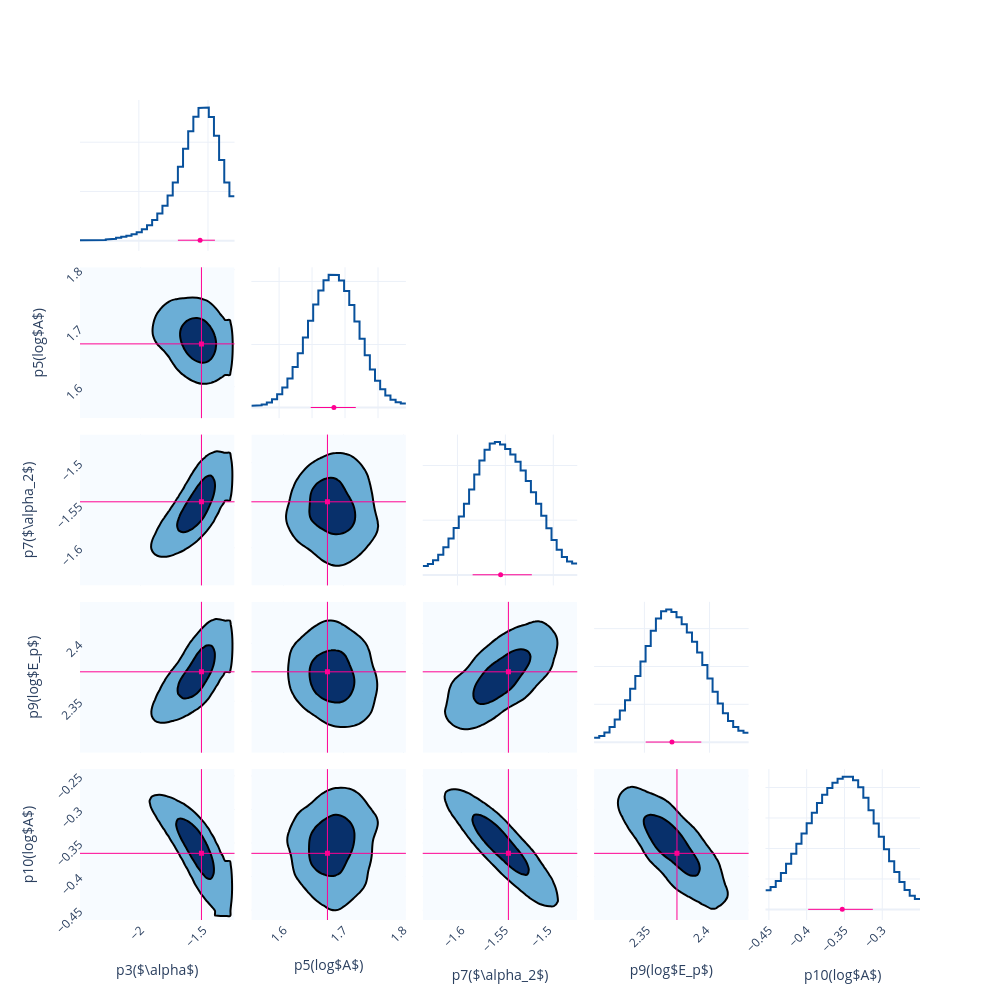

Here is the notebook cell this chart was saved with:
### Code cell
fig = Plot.post_corner(post, ploter='plotly')
fig.save(f'{savepath}/corner')

### Figure 1 — Plotly figure (JSON) as saved in the notebook; plotly's stock layout.template omitted (floating-point values rounded to 4 significant figures; data arrays with more than 128 entries replaced by an {"elided": "..."} marker saying what was removed)
{"data": [{"line": {"color": "#08519c", "width": 2}, "mode": "lines", "name": "p3($\\alpha$)", "showlegend": false, "type": "scatter", "x": [-2.426, -2.388, -2.388, -2.351, -2.351, -2.314, -2.314, -2.277, -2.277, -2.239, -2.239, -2.202, -2.202, -2.165, -2.165, -2.128, -2.128, -2.09, -2.09, -2.053, -2.053, -2.016, -2.016, -1.979, -1.979, -1.941, -1.941, -1.904, -1.904, -1.867, -1.867, -1.829, -1.829, -1.792, -1.792, -1.755, -1.755, -1.718, -1.718, -1.68, -1.68, -1.643, -1.643, -1.606, -1.606, -1.569, -1.569, -1.531, -1.531, -1.494, -1.494, -1.457, -1.457, -1.42, -1.42, -1.382, -1.382, -1.345, -1.345, -1.308], "xaxis": "x", "y": [0.006778, 0.006778, 0.006313, 0.006313, 0.006423, 0.006423, 0.008527, 0.008527, 0.01393, 0.01393, 0.02376, 0.02376, 0.03856, 0.03856, 0.05753, 0.05753, 0.07892, 0.07892, 0.1024, 0.1024, 0.1315, 0.1315, 0.1727, 0.1727, 0.2326, 0.2326, 0.3149, 0.3149, 0.4202, 0.4202, 0.5501, 0.5501, 0.7111, 0.7111, 0.9165, 0.9165, 1.18, 1.18, 1.503, 1.503, 1.865, 1.865, 2.222, 2.222, 2.518, 2.518, 2.695, 2.695, 2.703, 2.703, 2.511, 2.511, 2.129, 2.129, 1.64, 1.64, 1.18, 1.18, 0.9004, 0.9004], "yaxis": "y"}, {"line": {"color": "#08519c", "width": 2}, "mode": "lines", "name": "p5(log$A$)", "showlegend": false, "type": "scatter", "x": [1.558, 1.566, 1.566, 1.574, 1.574, 1.581, 1.581, 1.589, 1.589, 1.597, 1.597, 1.605, 1.605, 1.613, 1.613, 1.62, 1.62, 1.628, 1.628, 1.636, 1.636, 1.644, 1.644, 1.652, 1.652, 1.66, 1.66, 1.667, 1.667, 1.675, 1.675, 1.683, 1.683, 1.691, 1.691, 1.699, 1.699, 1.706, 1.706, 1.714, 1.714, 1.722, 1.722, 1.73, 1.73, 1.738, 1.738, 1.745, 1.745, 1.753, 1.753, 1.761, 1.761, 1.769, 1.769, 1.777, 1.777, 1.785, 1.785, 1.792], "xaxis": "x7", "y": [0.1563, 0.1563, 0.1821, 0.1821, 0.2542, 0.2542, 0.4048, 0.4048, 0.6645, 0.6645, 1.057, 1.057, 1.601, 1.601, 2.314, 2.314, 3.213, 3.213, 4.3, 4.3, 5.551, 5.551, 6.886, 6.886, 8.179, 8.179, 9.29, 9.29, 10.1, 10.1, 10.52, 10.52, 10.51, 10.51, 10.07, 10.07, 9.243, 9.243, 8.125, 8.125, 6.819, 6.819, 5.45, 5.45, 4.151, 4.151, 3.027, 3.027, 2.126, 2.126, 1.447, 1.447, 0.96, 0.96, 0.6291, 0.6291, 0.4236, 0.4236, 0.3247, 0.3247], "yaxis": "y7"}, {"colorscale": [[0, "rgb(247,251,255)"], [0.125, "rgb(222,235,247)"], [0.25, "rgb(198,219,239)"], [0.375, "rgb(158,202,225)"], [0.5, "rgb(107,174,214)"], [0.625, "rgb(66,146,198)"], [0.75, "rgb(33,113,181)"], [0.875, "rgb(8,81,156)"], [1, "rgb(8,48,107)"]], "contours": {"end": 0.00523, "size": 0.004036, "start": 0.001194}, "line": {"width": 2}, "name": "p3($\\alpha$)&p5(log$A$)", "ncontours": 2, "showlegend": false, "showscale": false, "type": "contour", "x": [-2.482, -2.444, -2.407, -2.37, -2.333, -2.295, -2.258, -2.221, -2.183, -2.146, -2.109, -2.072, -2.034, -1.997, -1.96, -1.923, -1.885, -1.848, -1.811, -1.774, -1.736, -1.699, -1.662, -1.625, -1.587, -1.55, -1.513, -1.476, -1.438, -1.401, -1.364, -1.326, -1.289, -1.252], "xaxis": "x6", "y": [1.546, 1.554, 1.562, 1.57, 1.577, 1.585, 1.593, 1.601, 1.609, 1.617, 1.624, 1.632, 1.64, 1.648, 1.656, 1.663, 1.671, 1.679, 1.687, 1.695, 1.702, 1.71, 1.718, 1.726, 1.734, 1.742, 1.749, 1.757, 1.765, 1.773, 1.781, 1.788, 1.796, 1.804], "yaxis": "y6", "z": {"elided": "34x34 float values"}}, {"line": {"color": "#08519c", "width": 2}, "mode": "lines", "name": "p7($\\alpha_2$)", "showlegend": false, "type": "scatter", "x": [-1.636, -1.631, -1.631, -1.625, -1.625, -1.62, -1.62, -1.615, -1.615, -1.609, -1.609, -1.604, -1.604, -1.599, -1.599, -1.593, -1.593, -1.588, -1.588, -1.582, -1.582, -1.577, -1.577, -1.572, -1.572, -1.566, -1.566, -1.561, -1.561, -1.556, -1.556, -1.55, -1.55, -1.545, -1.545, -1.539, -1.539, -1.534, -1.534, -1.529, -1.529, -1.523, -1.523, -1.518, -1.518, -1.513, -1.513, -1.507, -1.507, -1.502, -1.502, -1.496, -1.496, -1.491, -1.491, -1.486, -1.486, -1.48, -1.48, -1.475], "xaxis": "x13", "y": [0.8216, 0.8216, 0.9956, 0.9956, 1.338, 1.338, 1.846, 1.846, 2.517, 2.517, 3.335, 3.335, 4.278, 4.278, 5.334, 5.334, 6.513, 6.513, 7.814, 7.814, 9.175, 9.175, 10.45, 10.45, 11.45, 11.45, 12.02, 12.02, 12.14, 12.14, 11.92, 11.92, 11.51, 11.51, 10.99, 10.99, 10.35, 10.35, 9.537, 9.537, 8.585, 8.585, 7.558, 7.558, 6.496, 6.496, 5.394, 5.394, 4.267, 4.267, 3.195, 3.195, 2.294, 2.294, 1.639, 1.639, 1.232, 1.232, 1.04, 1.04], "yaxis": "y13"}, {"colorscale": [[0, "rgb(247,251,255)"], [0.125, "rgb(222,235,247)"], [0.25, "rgb(198,219,239)"], [0.375, "rgb(158,202,225)"], [0.5, "rgb(107,174,214)"], [0.625, "rgb(66,146,198)"], [0.75, "rgb(33,113,181)"], [0.875, "rgb(8,81,156)"], [1, "rgb(8,48,107)"]], "contours": {"end": 0.005799, "size": 0.004291, "start": 0.001508}, "line": {"width": 2}, "name": "p3($\\alpha$)&p7($\\alpha_2$)", "ncontours": 2, "showlegend": false, "showscale": false, "type": "contour", "x": [-2.482, -2.444, -2.407, -2.37, -2.333, -2.295, -2.258, -2.221, -2.183, -2.146, -2.109, -2.072, -2.034, -1.997, -1.96, -1.923, -1.885, -1.848, -1.811, -1.774, -1.736, -1.699, -1.662, -1.625, -1.587, -1.55, -1.513, -1.476, -1.438, -1.401, -1.364, -1.326, -1.289, -1.252], "xaxis": "x11", "y": [-1.644, -1.639, -1.634, -1.628, -1.623, -1.617, -1.612, -1.607, -1.601, -1.596, -1.591, -1.585, -1.58, -1.574, -1.569, -1.564, -1.558, -1.553, -1.548, -1.542, -1.537, -1.531, -1.526, -1.521, -1.515, -1.51, -1.505, -1.499, -1.494, -1.488, -1.483, -1.478, -1.472, -1.467], "yaxis": "y11", "z": {"elided": "34x34 float values"}}, {"colorscale": [[0, "rgb(247,251,255)"], [0.125, "rgb(222,235,247)"], [0.25, "rgb(198,219,239)"], [0.375, "rgb(158,202,225)"], [0.5, "rgb(107,174,214)"], [0.625, "rgb(66,146,198)"], [0.75, "rgb(33,113,181)"], [0.875, "rgb(8,81,156)"], [1, "rgb(8,48,107)"]], "contours": {"end": 0.003347, "size": 0.002555, "start": 0.0007923}, "line": {"width": 2}, "name": "p5(log$A$)&p7($\\alpha_2$)", "ncontours": 2, "showlegend": false, "showscale": false, "type": "contour", "x": [1.546, 1.554, 1.562, 1.57, 1.577, 1.585, 1.593, 1.601, 1.609, 1.617, 1.624, 1.632, 1.64, 1.648, 1.656, 1.663, 1.671, 1.679, 1.687, 1.695, 1.702, 1.71, 1.718, 1.726, 1.734, 1.742, 1.749, 1.757, 1.765, 1.773, 1.781, 1.788, 1.796, 1.804], "xaxis": "x12", "y": [-1.644, -1.639, -1.634, -1.628, -1.623, -1.617, -1.612, -1.607, -1.601, -1.596, -1.591, -1.585, -1.58, -1.574, -1.569, -1.564, -1.558, -1.553, -1.548, -1.542, -1.537, -1.531, -1.526, -1.521, -1.515, -1.51, -1.505, -1.499, -1.494, -1.488, -1.483, -1.478, -1.472, -1.467], "yaxis": "y12", "z": {"elided": "34x34 float values"}}, {"line": {"color": "#08519c", "width": 2}, "mode": "lines", "name": "p9(log$E_p$)", "showlegend": false, "type": "scatter", "x": [2.311, 2.315, 2.315, 2.319, 2.319, 2.323, 2.323, 2.327, 2.327, 2.331, 2.331, 2.335, 2.335, 2.339, 2.339, 2.343, 2.343, 2.347, 2.347, 2.351, 2.351, 2.355, 2.355, 2.359, 2.359, 2.363, 2.363, 2.367, 2.367, 2.371, 2.371, 2.375, 2.375, 2.379, 2.379, 2.383, 2.383, 2.387, 2.387, 2.39, 2.39, 2.394, 2.394, 2.398, 2.398, 2.402, 2.402, 2.406, 2.406, 2.41, 2.41, 2.414, 2.414, 2.418, 2.418, 2.422, 2.422, 2.426, 2.426, 2.43], "xaxis": "x19", "y": [0.5859, 0.5859, 0.8049, 0.8049, 1.265, 1.265, 1.991, 1.991, 2.977, 2.977, 4.176, 4.176, 5.536, 5.536, 7.049, 7.049, 8.747, 8.747, 10.65, 10.65, 12.71, 12.71, 14.7, 14.7, 16.32, 16.32, 17.29, 17.29, 17.54, 17.54, 17.21, 17.21, 16.5, 16.5, 15.57, 15.57, 14.49, 14.49, 13.26, 13.26, 11.83, 11.83, 10.18, 10.18, 8.405, 8.405, 6.666, 6.666, 5.115, 5.115, 3.818, 3.818, 2.784, 2.784, 2.01, 2.01, 1.493, 1.493, 1.236, 1.236], "yaxis": "y19"}, {"colorscale": [[0, "rgb(247,251,255)"], [0.125, "rgb(222,235,247)"], [0.25, "rgb(198,219,239)"], [0.375, "rgb(158,202,225)"], [0.5, "rgb(107,174,214)"], [0.625, "rgb(66,146,198)"], [0.75, "rgb(33,113,181)"], [0.875, "rgb(8,81,156)"], [1, "rgb(8,48,107)"]], "contours": {"end": 0.005846, "size": 0.004452, "start": 0.001394}, "line": {"width": 2}, "name": "p3($\\alpha$)&p9(log$E_p$)", "ncontours": 2, "showlegend": false, "showscale": false, "type": "contour", "x": [-2.482, -2.444, -2.407, -2.37, -2.333, -2.295, -2.258, -2.221, -2.183, -2.146, -2.109, -2.072, -2.034, -1.997, -1.96, -1.923, -1.885, -1.848, -1.811, -1.774, -1.736, -1.699, -1.662, -1.625, -1.587, -1.55, -1.513, -1.476, -1.438, -1.401, -1.364, -1.326, -1.289, -1.252], "xaxis": "x16", "y": [2.305, 2.309, 2.313, 2.317, 2.321, 2.325, 2.329, 2.333, 2.337, 2.341, 2.345, 2.349, 2.353, 2.357, 2.361, 2.365, 2.369, 2.373, 2.377, 2.381, 2.385, 2.388, 2.392, 2.396, 2.4, 2.404, 2.408, 2.412, 2.416, 2.42, 2.424, 2.428, 2.432, 2.436], "yaxis": "y16", "z": {"elided": "34x34 float values"}}, {"colorscale": [[0, "rgb(247,251,255)"], [0.125, "rgb(222,235,247)"], [0.25, "rgb(198,219,239)"], [0.375, "rgb(158,202,225)"], [0.5, "rgb(107,174,214)"], [0.625, "rgb(66,146,198)"], [0.75, "rgb(33,113,181)"], [0.875, "rgb(8,81,156)"], [1, "rgb(8,48,107)"]], "contours": {"end": 0.003526, "size": 0.002667, "start": 0.0008588}, "line": {"width": 2}, "name": "p5(log$A$)&p9(log$E_p$)", "ncontours": 2, "showlegend": false, "showscale": false, "type": "contour", "x": [1.546, 1.554, 1.562, 1.57, 1.577, 1.585, 1.593, 1.601, 1.609, 1.617, 1.624, 1.632, 1.64, 1.648, 1.656, 1.663, 1.671, 1.679, 1.687, 1.695, 1.702, 1.71, 1.718, 1.726, 1.734, 1.742, 1.749, 1.757, 1.765, 1.773, 1.781, 1.788, 1.796, 1.804], "xaxis": "x17", "y": [2.305, 2.309, 2.313, 2.317, 2.321, 2.325, 2.329, 2.333, 2.337, 2.341, 2.345, 2.349, 2.353, 2.357, 2.361, 2.365, 2.369, 2.373, 2.377, 2.381, 2.385, 2.388, 2.392, 2.396, 2.4, 2.404, 2.408, 2.412, 2.416, 2.42, 2.424, 2.428, 2.432, 2.436], "yaxis": "y17", "z": {"elided": "34x34 float values"}}, {"colorscale": [[0, "rgb(247,251,255)"], [0.125, "rgb(222,235,247)"], [0.25, "rgb(198,219,239)"], [0.375, "rgb(158,202,225)"], [0.5, "rgb(107,174,214)"], [0.625, "rgb(66,146,198)"], [0.75, "rgb(33,113,181)"], [0.875, "rgb(8,81,156)"], [1, "rgb(8,48,107)"]], "contours": {"end": 0.00371, "size": 0.002828, "start": 0.0008828}, "line": {"width": 2}, "name": "p7($\\alpha_2$)&p9(log$E_p$)", "ncontours": 2, "showlegend": false, "showscale": false, "type": "contour", "x": [-1.644, -1.639, -1.634, -1.628, -1.623, -1.617, -1.612, -1.607, -1.601, -1.596, -1.591, -1.585, -1.58, -1.574, -1.569, -1.564, -1.558, -1.553, -1.548, -1.542, -1.537, -1.531, -1.526, -1.521, -1.515, -1.51, -1.505, -1.499, -1.494, -1.488, -1.483, -1.478, -1.472, -1.467], "xaxis": "x18", "y": [2.305, 2.309, 2.313, 2.317, 2.321, 2.325, 2.329, 2.333, 2.337, 2.341, 2.345, 2.349, 2.353, 2.357, 2.361, 2.365, 2.369, 2.373, 2.377, 2.381, 2.385, 2.388, 2.392, 2.396, 2.4, 2.404, 2.408, 2.412, 2.416, 2.42, 2.424, 2.428, 2.432, 2.436], "yaxis": "y18", "z": {"elided": "34x34 float values"}}, {"line": {"color": "#08519c", "width": 2}, "mode": "lines", "name": "p10(log$A$)", "showlegend": false, "type": "scatter", "x": [-0.4546, -0.4478, -0.4478, -0.4409, -0.4409, -0.4341, -0.4341, -0.4273, -0.4273, -0.4205, -0.4205, -0.4137, -0.4137, -0.4069, -0.4069, -0.4, -0.4, -0.3932, -0.3932, -0.3864, -0.3864, -0.3796, -0.3796, -0.3728, -0.3728, -0.366, -0.366, -0.3591, -0.3591, -0.3523, -0.3523, -0.3455, -0.3455, -0.3387, -0.3387, -0.3319, -0.3319, -0.3251, -0.3251, -0.3182, -0.3182, -0.3114, -0.3114, -0.3046, -0.3046, -0.2978, -0.2978, -0.291, -0.291, -0.2841, -0.2841, -0.2773, -0.2773, -0.2705, -0.2705, -0.2637, -0.2637, -0.2569, -0.2569, -0.2501], "xaxis": "x25", "y": [1.256, 1.256, 1.475, 1.475, 1.873, 1.873, 2.396, 2.396, 3.001, 3.001, 3.65, 3.65, 4.313, 4.313, 4.982, 4.982, 5.662, 5.662, 6.342, 6.342, 6.979, 6.979, 7.527, 7.527, 7.971, 7.971, 8.318, 8.318, 8.569, 8.569, 8.71, 8.71, 8.701, 8.701, 8.481, 8.481, 8.016, 8.016, 7.331, 7.331, 6.507, 6.507, 5.634, 5.634, 4.77, 4.77, 3.945, 3.945, 3.169, 3.169, 2.45, 2.45, 1.808, 1.808, 1.276, 1.276, 0.894, 0.894, 0.6943, 0.6943], "yaxis": "y25"}, {"colorscale": [[0, "rgb(247,251,255)"], [0.125, "rgb(222,235,247)"], [0.25, "rgb(198,219,239)"], [0.375, "rgb(158,202,225)"], [0.5, "rgb(107,174,214)"], [0.625, "rgb(66,146,198)"], [0.75, "rgb(33,113,181)"], [0.875, "rgb(8,81,156)"], [1, "rgb(8,48,107)"]], "contours": {"end": 0.005928, "size": 0.004273, "start": 0.001655}, "line": {"width": 2}, "name": "p3($\\alpha$)&p10(log$A$)", "ncontours": 2, "showlegend": false, "showscale": false, "type": "contour", "x": [-2.482, -2.444, -2.407, -2.37, -2.333, -2.295, -2.258, -2.221, -2.183, -2.146, -2.109, -2.072, -2.034, -1.997, -1.96, -1.923, -1.885, -1.848, -1.811, -1.774, -1.736, -1.699, -1.662, -1.625, -1.587, -1.55, -1.513, -1.476, -1.438, -1.401, -1.364, -1.326, -1.289, -1.252], "xaxis": "x21", "y": [-0.4648, -0.458, -0.4512, -0.4443, -0.4375, -0.4307, -0.4239, -0.4171, -0.4103, -0.4034, -0.3966, -0.3898, -0.383, -0.3762, -0.3694, -0.3625, -0.3557, -0.3489, -0.3421, -0.3353, -0.3285, -0.3216, -0.3148, -0.308, -0.3012, -0.2944, -0.2876, -0.2807, -0.2739, -0.2671, -0.2603, -0.2535, -0.2467, -0.2398], "yaxis": "y21", "z": {"elided": "34x34 float values"}}, {"colorscale": [[0, "rgb(247,251,255)"], [0.125, "rgb(222,235,247)"], [0.25, "rgb(198,219,239)"], [0.375, "rgb(158,202,225)"], [0.5, "rgb(107,174,214)"], [0.625, "rgb(66,146,198)"], [0.75, "rgb(33,113,181)"], [0.875, "rgb(8,81,156)"], [1, "rgb(8,48,107)"]], "contours": {"end": 0.003085, "size": 0.00227, "start": 0.0008156}, "line": {"width": 2}, "name": "p5(log$A$)&p10(log$A$)", "ncontours": 2, "showlegend": false, "showscale": false, "type": "contour", "x": [1.546, 1.554, 1.562, 1.57, 1.577, 1.585, 1.593, 1.601, 1.609, 1.617, 1.624, 1.632, 1.64, 1.648, 1.656, 1.663, 1.671, 1.679, 1.687, 1.695, 1.702, 1.71, 1.718, 1.726, 1.734, 1.742, 1.749, 1.757, 1.765, 1.773, 1.781, 1.788, 1.796, 1.804], "xaxis": "x22", "y": [-0.4648, -0.458, -0.4512, -0.4443, -0.4375, -0.4307, -0.4239, -0.4171, -0.4103, -0.4034, -0.3966, -0.3898, -0.383, -0.3762, -0.3694, -0.3625, -0.3557, -0.3489, -0.3421, -0.3353, -0.3285, -0.3216, -0.3148, -0.308, -0.3012, -0.2944, -0.2876, -0.2807, -0.2739, -0.2671, -0.2603, -0.2535, -0.2467, -0.2398], "yaxis": "y22", "z": {"elided": "34x34 float values"}}, {"colorscale": [[0, "rgb(247,251,255)"], [0.125, "rgb(222,235,247)"], [0.25, "rgb(198,219,239)"], [0.375, "rgb(158,202,225)"], [0.5, "rgb(107,174,214)"], [0.625, "rgb(66,146,198)"], [0.75, "rgb(33,113,181)"], [0.875, "rgb(8,81,156)"], [1, "rgb(8,48,107)"]], "contours": {"end": 0.005006, "size": 0.003728, "start": 0.001278}, "line": {"width": 2}, "name": "p7($\\alpha_2$)&p10(log$A$)", "ncontours": 2, "showlegend": false, "showscale": false, "type": "contour", "x": [-1.644, -1.639, -1.634, -1.628, -1.623, -1.617, -1.612, -1.607, -1.601, -1.596, -1.591, -1.585, -1.58, -1.574, -1.569, -1.564, -1.558, -1.553, -1.548, -1.542, -1.537, -1.531, -1.526, -1.521, -1.515, -1.51, -1.505, -1.499, -1.494, -1.488, -1.483, -1.478, -1.472, -1.467], "xaxis": "x23", "y": [-0.4648, -0.458, -0.4512, -0.4443, -0.4375, -0.4307, -0.4239, -0.4171, -0.4103, -0.4034, -0.3966, -0.3898, -0.383, -0.3762, -0.3694, -0.3625, -0.3557, -0.3489, -0.3421, -0.3353, -0.3285, -0.3216, -0.3148, -0.308, -0.3012, -0.2944, -0.2876, -0.2807, -0.2739, -0.2671, -0.2603, -0.2535, -0.2467, -0.2398], "yaxis": "y23", "z": {"elided": "34x34 float values"}}, {"colorscale": [[0, "rgb(247,251,255)"], [0.125, "rgb(222,235,247)"], [0.25, "rgb(198,219,239)"], [0.375, "rgb(158,202,225)"], [0.5, "rgb(107,174,214)"], [0.625, "rgb(66,146,198)"], [0.75, "rgb(33,113,181)"], [0.875, "rgb(8,81,156)"], [1, "rgb(8,48,107)"]], "contours": {"end": 0.003944, "size": 0.002951, "start": 0.0009929}, "line": {"width": 2}, "name": "p9(log$E_p$)&p10(log$A$)", "ncontours": 2, "showlegend": false, "showscale": false, "type": "contour", "x": [2.305, 2.309, 2.313, 2.317, 2.321, 2.325, 2.329, 2.333, 2.337, 2.341, 2.345, 2.349, 2.353, 2.357, 2.361, 2.365, 2.369, 2.373, 2.377, 2.381, 2.385, 2.388, 2.392, 2.396, 2.4, 2.404, 2.408, 2.412, 2.416, 2.42, 2.424, 2.428, 2.432, 2.436], "xaxis": "x24", "y": [-0.4648, -0.458, -0.4512, -0.4443, -0.4375, -0.4307, -0.4239, -0.4171, -0.4103, -0.4034, -0.3966, -0.3898, -0.383, -0.3762, -0.3694, -0.3625, -0.3557, -0.3489, -0.3421, -0.3353, -0.3285, -0.3216, -0.3148, -0.308, -0.3012, -0.2944, -0.2876, -0.2807, -0.2739, -0.2671, -0.2603, -0.2535, -0.2467, -0.2398], "yaxis": "y24", "z": {"elided": "34x34 float values"}}, {"error_x": {"array": [0.1075], "arrayminus": [0.1606], "color": "#FF0092", "symmetric": false, "thickness": 1, "type": "data", "width": 0}, "marker": {"color": "#FF0092", "size": 5, "symbol": "circle"}, "mode": "markers", "name": "p3($\\alpha$)", "showlegend": false, "type": "scatter", "x": [-1.557], "xaxis": "x", "y": [0.01], "yaxis": "y"}, {"error_x": {"array": [0.03319], "arrayminus": [0.0351], "color": "#FF0092", "symmetric": false, "thickness": 1, "type": "data", "width": 0}, "marker": {"color": "#FF0092", "size": 5, "symbol": "circle"}, "mode": "markers", "name": "p5(log$A$)", "showlegend": false, "type": "scatter", "x": [1.683], "xaxis": "x7", "y": [0.01], "yaxis": "y7"}, {"error_x": {"array": [0.03258], "arrayminus": [0.02921], "color": "#FF0092", "symmetric": false, "thickness": 1, "type": "data", "width": 0}, "marker": {"color": "#FF0092", "size": 5, "symbol": "circle"}, "mode": "markers", "name": "p7($\\alpha_2$)", "showlegend": false, "type": "scatter", "x": [-1.555], "xaxis": "x13", "y": [0.01], "yaxis": "y13"}, {"error_x": {"array": [0.02253], "arrayminus": [0.02013], "color": "#FF0092", "symmetric": false, "thickness": 1, "type": "data", "width": 0}, "marker": {"color": "#FF0092", "size": 5, "symbol": "circle"}, "mode": "markers", "name": "p9(log$E_p$)", "showlegend": false, "type": "scatter", "x": [2.371], "xaxis": "x19", "y": [0.01], "yaxis": "y19"}, {"error_x": {"array": [0.04049], "arrayminus": [0.04505], "color": "#FF0092", "symmetric": false, "thickness": 1, "type": "data", "width": 0}, "marker": {"color": "#FF0092", "size": 5, "symbol": "circle"}, "mode": "markers", "name": "p10(log$A$)", "showlegend": false, "type": "scatter", "x": [-0.3529], "xaxis": "x25", "y": [0.01], "yaxis": "y25"}, {"marker": {"color": "#FF0092", "size": 5, "symbol": "square"}, "mode": "markers", "name": "p3($\\alpha$)&p5(log$A$)", "showlegend": false, "type": "scatter", "x": [-1.515], "xaxis": "x6", "y": [1.673], "yaxis": "y6"}, {"marker": {"color": "#FF0092", "size": 5, "symbol": "square"}, "mode": "markers", "name": "p3($\\alpha$)&p7($\\alpha_2$)", "showlegend": false, "type": "scatter", "x": [-1.515], "xaxis": "x11", "y": [-1.546], "yaxis": "y11"}, {"marker": {"color": "#FF0092", "size": 5, "symbol": "square"}, "mode": "markers", "name": "p5(log$A$)&p7($\\alpha_2$)", "showlegend": false, "type": "scatter", "x": [1.673], "xaxis": "x12", "y": [-1.546], "yaxis": "y12"}, {"marker": {"color": "#FF0092", "size": 5, "symbol": "square"}, "mode": "markers", "name": "p3($\\alpha$)&p9(log$E_p$)", "showlegend": false, "type": "scatter", "x": [-1.515], "xaxis": "x16", "y": [2.375], "yaxis": "y16"}, {"marker": {"color": "#FF0092", "size": 5, "symbol": "square"}, "mode": "markers", "name": "p5(log$A$)&p9(log$E_p$)", "showlegend": false, "type": "scatter", "x": [1.673], "xaxis": "x17", "y": [2.375], "yaxis": "y17"}, {"marker": {"color": "#FF0092", "size": 5, "symbol": "square"}, "mode": "markers", "name": "p7($\\alpha_2$)&p9(log$E_p$)", "showlegend": false, "type": "scatter", "x": [-1.546], "xaxis": "x18", "y": [2.375], "yaxis": "y18"}, {"marker": {"color": "#FF0092", "size": 5, "symbol": "square"}, "mode": "markers", "name": "p3($\\alpha$)&p10(log$A$)", "showlegend": false, "type": "scatter", "x": [-1.515], "xaxis": "x21", "y": [-0.3654], "yaxis": "y21"}, {"marker": {"color": "#FF0092", "size": 5, "symbol": "square"}, "mode": "markers", "name": "p5(log$A$)&p10(log$A$)", "showlegend": false, "type": "scatter", "x": [1.673], "xaxis": "x22", "y": [-0.3654], "yaxis": "y22"}, {"marker": {"color": "#FF0092", "size": 5, "symbol": "square"}, "mode": "markers", "name": "p7($\\alpha_2$)&p10(log$A$)", "showlegend": false, "type": "scatter", "x": [-1.546], "xaxis": "x23", "y": [-0.3654], "yaxis": "y23"}, {"marker": {"color": "#FF0092", "size": 5, "symbol": "square"}, "mode": "markers", "name": "p9(log$E_p$)&p10(log$A$)", "showlegend": false, "type": "scatter", "x": [2.375], "xaxis": "x24", "y": [-0.3654], "yaxis": "y24"}], "layout": {"height": 1000, "shapes": [{"line": {"color": "#FF0092", "width": 1}, "type": "line", "x0": -1.515, "x1": -1.515, "xref": "x6", "y0": 0, "y1": 1, "yref": "y6 domain"}, {"line": {"color": "#FF0092", "width": 1}, "type": "line", "x0": 0, "x1": 1, "xref": "x6 domain", "y0": 1.673, "y1": 1.673, "yref": "y6"}, {"line": {"color": "#FF0092", "width": 1}, "type": "line", "x0": -1.515, "x1": -1.515, "xref": "x11", "y0": 0, "y1": 1, "yref": "y11 domain"}, {"line": {"color": "#FF0092", "width": 1}, "type": "line", "x0": 0, "x1": 1, "xref": "x11 domain", "y0": -1.546, "y1": -1.546, "yref": "y11"}, {"line": {"color": "#FF0092", "width": 1}, "type": "line", "x0": 1.673, "x1": 1.673, "xref": "x12", "y0": 0, "y1": 1, "yref": "y12 domain"}, {"line": {"color": "#FF0092", "width": 1}, "type": "line", "x0": 0, "x1": 1, "xref": "x12 domain", "y0": -1.546, "y1": -1.546, "yref": "y12"}, {"line": {"color": "#FF0092", "width": 1}, "type": "line", "x0": -1.515, "x1": -1.515, "xref": "x16", "y0": 0, "y1": 1, "yref": "y16 domain"}, {"line": {"color": "#FF0092", "width": 1}, "type": "line", "x0": 0, "x1": 1, "xref": "x16 domain", "y0": 2.375, "y1": 2.375, "yref": "y16"}, {"line": {"color": "#FF0092", "width": 1}, "type": "line", "x0": 1.673, "x1": 1.673, "xref": "x17", "y0": 0, "y1": 1, "yref": "y17 domain"}, {"line": {"color": "#FF0092", "width": 1}, "type": "line", "x0": 0, "x1": 1, "xref": "x17 domain", "y0": 2.375, "y1": 2.375, "yref": "y17"}, {"line": {"color": "#FF0092", "width": 1}, "type": "line", "x0": -1.546, "x1": -1.546, "xref": "x18", "y0": 0, "y1": 1, "yref": "y18 domain"}, {"line": {"color": "#FF0092", "width": 1}, "type": "line", "x0": 0, "x1": 1, "xref": "x18 domain", "y0": 2.375, "y1": 2.375, "yref": "y18"}, {"line": {"color": "#FF0092", "width": 1}, "type": "line", "x0": -1.515, "x1": -1.515, "xref": "x21", "y0": 0, "y1": 1, "yref": "y21 domain"}, {"line": {"color": "#FF0092", "width": 1}, "type": "line", "x0": 0, "x1": 1, "xref": "x21 domain", "y0": -0.3654, "y1": -0.3654, "yref": "y21"}, {"line": {"color": "#FF0092", "width": 1}, "type": "line", "x0": 1.673, "x1": 1.673, "xref": "x22", "y0": 0, "y1": 1, "yref": "y22 domain"}, {"line": {"color": "#FF0092", "width": 1}, "type": "line", "x0": 0, "x1": 1, "xref": "x22 domain", "y0": -0.3654, "y1": -0.3654, "yref": "y22"}, {"line": {"color": "#FF0092", "width": 1}, "type": "line", "x0": -1.546, "x1": -1.546, "xref": "x23", "y0": 0, "y1": 1, "yref": "y23 domain"}, {"line": {"color": "#FF0092", "width": 1}, "type": "line", "x0": 0, "x1": 1, "xref": "x23 domain", "y0": -0.3654, "y1": -0.3654, "yref": "y23"}, {"line": {"color": "#FF0092", "width": 1}, "type": "line", "x0": 2.375, "x1": 2.375, "xref": "x24", "y0": 0, "y1": 1, "yref": "y24 domain"}, {"line": {"color": "#FF0092", "width": 1}, "type": "line", "x0": 0, "x1": 1, "xref": "x24 domain", "y0": -0.3654, "y1": -0.3654, "yref": "y24"}], "width": 1000, "xaxis": {"anchor": "y", "domain": [0, 0.184], "showticklabels": false, "tickangle": -45}, "xaxis10": {"anchor": "y10", "domain": [0.816, 1], "showticklabels": false, "tickangle": -45}, "xaxis11": {"anchor": "y11", "domain": [0, 0.184], "showticklabels": false, "tickangle": -45}, "xaxis12": {"anchor": "y12", "domain": [0.204, 0.388], "showticklabels": false, "tickangle": -45}, "xaxis13": {"anchor": "y13", "domain": [0.408, 0.592], "showticklabels": false, "tickangle": -45}, "xaxis14": {"anchor": "y14", "domain": [0.612, 0.796], "showticklabels": false, "tickangle": -45}, "xaxis15": {"anchor": "y15", "domain": [0.816, 1], "showticklabels": false, "tickangle": -45}, "xaxis16": {"anchor": "y16", "domain": [0, 0.184], "showticklabels": false, "tickangle": -45}, "xaxis17": {"anchor": "y17", "domain": [0.204, 0.388], "showticklabels": false, "tickangle": -45}, "xaxis18": {"anchor": "y18", "domain": [0.408, 0.592], "showticklabels": false, "tickangle": -45}, "xaxis19": {"anchor": "y19", "domain": [0.612, 0.796], "showticklabels": false, "tickangle": -45}, "xaxis2": {"anchor": "y2", "domain": [0.204, 0.388], "showticklabels": false, "tickangle": -45}, "xaxis20": {"anchor": "y20", "domain": [0.816, 1], "showticklabels": false, "tickangle": -45}, "xaxis21": {"anchor": "y21", "domain": [0, 0.184], "showticklabels": true, "tickangle": -45, "title": {"text": "p3($\\alpha$)"}}, "xaxis22": {"anchor": "y22", "domain": [0.204, 0.388], "showticklabels": true, "tickangle": -45, "title": {"text": "p5(log$A$)"}}, "xaxis23": {"anchor": "y23", "domain": [0.408, 0.592], "showticklabels": true, "tickangle": -45, "title": {"text": "p7($\\alpha_2$)"}}, "xaxis24": {"anchor": "y24", "domain": [0.612, 0.796], "showticklabels": true, "tickangle": -45, "title": {"text": "p9(log$E_p$)"}}, "xaxis25": {"anchor": "y25", "domain": [0.816, 1], "showticklabels": true, "tickangle": -45, "title": {"text": "p10(log$A$)"}}, "xaxis3": {"anchor": "y3", "domain": [0.408, 0.592], "showticklabels": false, "tickangle": -45}, "xaxis4": {"anchor": "y4", "domain": [0.612, 0.796], "showticklabels": false, "tickangle": -45}, "xaxis5": {"anchor": "y5", "domain": [0.816, 1], "showticklabels": false, "tickangle": -45}, "xaxis6": {"anchor": "y6", "domain": [0, 0.184], "showticklabels": false, "tickangle": -45}, "xaxis7": {"anchor": "y7", "domain": [0.204, 0.388], "showticklabels": false, "tickangle": -45}, "xaxis8": {"anchor": "y8", "domain": [0.408, 0.592], "showticklabels": false, "tickangle": -45}, "xaxis9": {"anchor": "y9", "domain": [0.612, 0.796], "showticklabels": false, "tickangle": -45}, "yaxis": {"anchor": "x", "domain": [0.816, 1], "showticklabels": false, "tickangle": -45}, "yaxis10": {"anchor": "x10", "domain": [0.612, 0.796], "showticklabels": false, "tickangle": -45}, "yaxis11": {"anchor": "x11", "domain": [0.408, 0.592], "showticklabels": true, "tickangle": -45, "title": {"text": "p7($\\alpha_2$)"}}, "yaxis12": {"anchor": "x12", "domain": [0.408, 0.592], "showticklabels": false, "tickangle": -45}, "yaxis13": {"anchor": "x13", "domain": [0.408, 0.592], "showticklabels": false, "tickangle": -45}, "yaxis14": {"anchor": "x14", "domain": [0.408, 0.592], "showticklabels": false, "tickangle": -45}, "yaxis15": {"anchor": "x15", "domain": [0.408, 0.592], "showticklabels": false, "tickangle": -45}, "yaxis16": {"anchor": "x16", "domain": [0.204, 0.388], "showticklabels": true, "tickangle": -45, "title": {"text": "p9(log$E_p$)"}}, "yaxis17": {"anchor": "x17", "domain": [0.204, 0.388], "showticklabels": false, "tickangle": -45}, "yaxis18": {"anchor": "x18", "domain": [0.204, 0.388], "showticklabels": false, "tickangle": -45}, "yaxis19": {"anchor": "x19", "domain": [0.204, 0.388], "showticklabels": false, "tickangle": -45}, "yaxis2": {"anchor": "x2", "domain": [0.816, 1], "showticklabels": false, "tickangle": -45}, "yaxis20": {"anchor": "x20", "domain": [0.204, 0.388], "showticklabels": false, "tickangle": -45}, "yaxis21": {"anchor": "x21", "domain": [0, 0.184], "showticklabels": true, "tickangle": -45, "title": {"text": "p10(log$A$)"}}, "yaxis22": {"anchor": "x22", "domain": [0, 0.184], "showticklabels": false, "tickangle": -45}, "yaxis23": {"anchor": "x23", "domain": [0, 0.184], "showticklabels": false, "tickangle": -45}, "yaxis24": {"anchor": "x24", "domain": [0, 0.184], "showticklabels": false, "tickangle": -45}, "yaxis25": {"anchor": "x25", "domain": [0, 0.184], "showticklabels": false, "tickangle": -45}, "yaxis3": {"anchor": "x3", "domain": [0.816, 1], "showticklabels": false, "tickangle": -45}, "yaxis4": {"anchor": "x4", "domain": [0.816, 1], "showticklabels": false, "tickangle": -45}, "yaxis5": {"anchor": "x5", "domain": [0.816, 1], "showticklabels": false, "tickangle": -45}, "yaxis6": {"anchor": "x6", "domain": [0.612, 0.796], "showticklabels": true, "tickangle": -45, "title": {"text": "p5(log$A$)"}}, "yaxis7": {"anchor": "x7", "domain": [0.612, 0.796], "showticklabels": false, "tickangle": -45}, "yaxis8": {"anchor": "x8", "domain": [0.612, 0.796], "showticklabels": false, "tickangle": -45}, "yaxis9": {"anchor": "x9", "domain": [0.612, 0.796], "showticklabels": false, "tickangle": -45}}}
